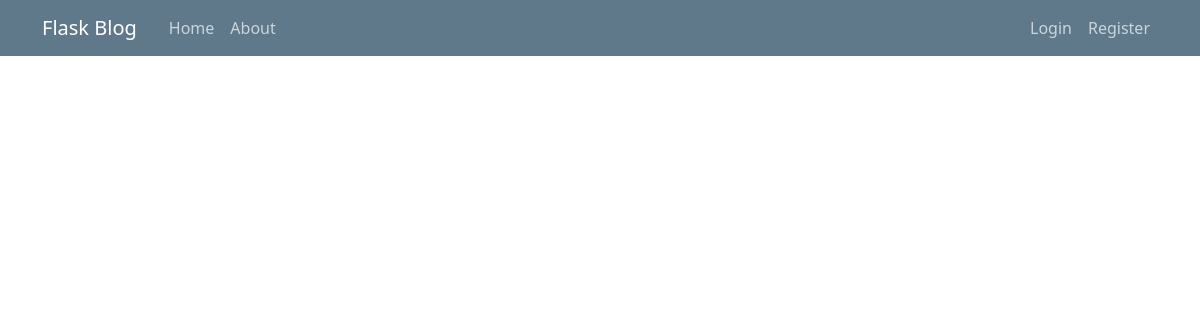
/, run on an earlier commit of the app's database.
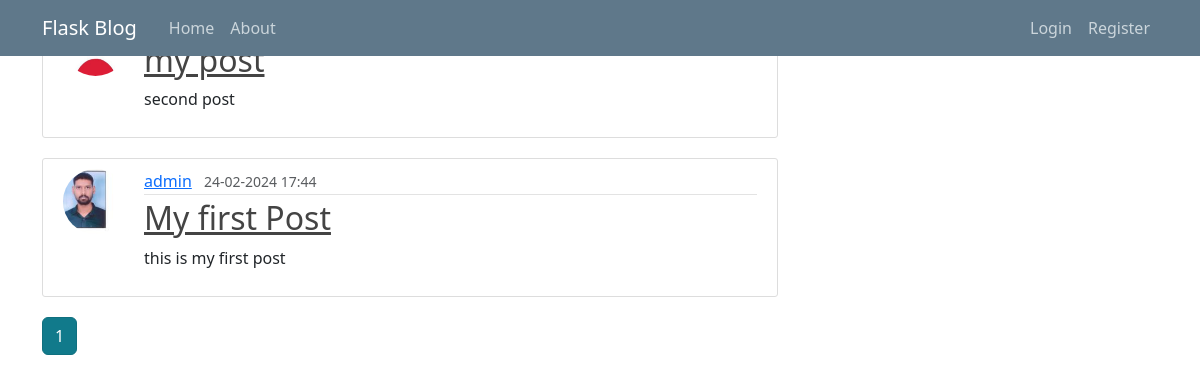
And on a later commit of the database.
### app/models.py (models this page shows, shortened)
class Posts(db.Model):
    id = db.Column(db.Integer, primary_key=True)
    title = db.Column(db.String(20), nullable=False)
    date_posted = db.Column(db.DateTime, nullable=False, default=datetime.utcnow)
    content = db.Column(db.Text, nullable=False)
    user_id = db.Column(db.Integer, db.ForeignKey('user.id'),nullable=False)

class User(db.Model, UserMixin):
    id = db.Column(db.Integer, primary_key=True)
    username: str = db.Column(db.String(20), unique=True, nullable=False)
    email: str = db.Column(db.String(120), unique=True, nullable=False)
    image_file: str = db.Column(db.String(120), nullable=False, default='default.jpg')
    password = db.Column(db.String(60), nullable=False)
    posts = db.relationship('Posts',
                            backref='author', lazy=True)

### app/main/routes.py (the view)
@main.route("/home")
@main.route("/")
def home():
    page = request.args.get('page', 1, type = int)
    posts = Posts.query.order_by(Posts.date_posted.desc()).paginate(page = page, per_page=5)
    return render_template('home.html', posts=posts) # type: ignore

### app/templates/home.html
{% extends "layout.html" %}
{% block content %}
    {% for post in posts.items %}
        <article class="media content-section">
            <img class="rounded-circle article-img" src="{{ url_for('static', filename='profile-pictures/' ~ post.author.image_file) }}">
          <div class="media-body">
            <div class="article-metadata">
              <a class="mr-2" href="{{ url_for('users.user_post', username=post.author.username)}}">{{ post.author.username }}</a>
              <small class="text-muted">{{ post.date_posted.strftime('%d-%m-%Y %H:%M') }}</small>
            </div>
            <h2><a class="article-title" href="{{ url_for('posts.post', post_id=post.id) }}">{{ post.title }}</a></h2>
            <p class="article-content">{{ post.content }}</p>
          </div>
        </article>
    {% endfor %}
    {% for page_num in posts.iter_pages(left_edge=1, right_edge=1, left_current=1, right_current=2) %}
        {% if page_num %}
            {% if posts.page == page_num %}
                <a class="btn btn-info active mb-4" href="{{ url_for('main.home', page=page_num) }}">{{ page_num }}</a>
            {% else %}
            <a class="btn btn-outline-info mb-4" href="{{ url_for('main.home', page=page_num) }}">{{ page_num }}</a>
            {% endif %}
        {% else %}
            ...
        {% endif %}
    {% endfor %}
{% endblock content %}

What changed in the data, as far as the page shows it:
added Posts: title "my post", content "second post"
added Posts: image_file (picture), author.username "admin", date_posted "24-02-2024 17:44", title "My first Post", content "this is my first post"
Also different on the page:
new list line: "1"
